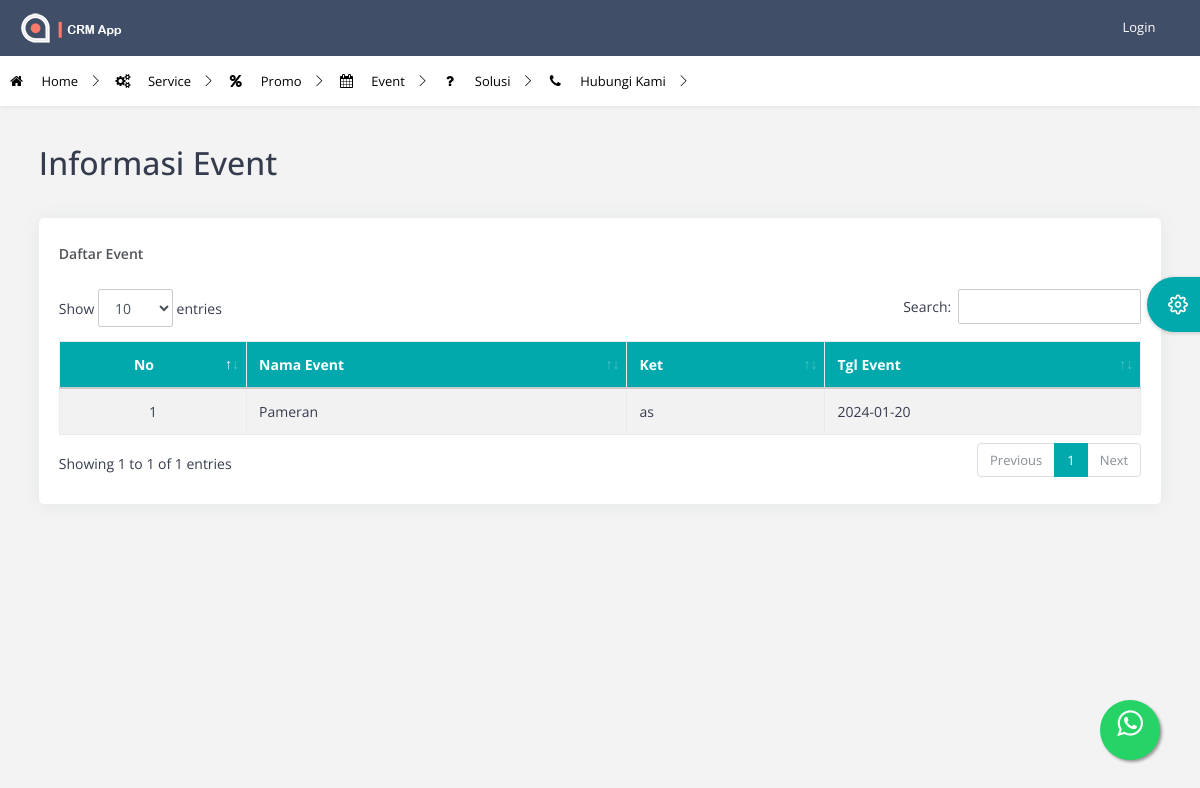
The app's page /index.php/site/event with its own data.
### tables this page shows
CREATE TABLE `event` (
  `id_event` varchar(100) NOT NULL,
  `nama_event` varchar(100) NOT NULL,
  `ket` varchar(100) NOT NULL,
  `tgl_event` date NOT NULL,
  `tgl_input` datetime NOT NULL DEFAULT current_timestamp()
);

### application/libraries/Template.php (called while the page is built)
<?php if ( ! defined('BASEPATH')) exit('No direct script access allowed');
class Template {
		var $template_data = array();
		function set($name, $value)
		{
			$this->template_data[$name] = $value;
		}
		function load($template = '', $view = '' , $view_data = array(), $return = FALSE)
		{
			$this->CI =& get_instance();
			$this->set('contents', $this->CI->load->view($view, $view_data, TRUE));
			return $this->CI->load->view($template, $this->template_data, $return);
		}
}

### application/controllers/Site.php (called while the page is built, shortened)
<?php
class Site extends CI_Controller
{
function event()
{
  $data = array(
        'judul' => 'Daftar Event',
          'dt_event'=> $this->m_umum->get_data('event'),
    );
  $this->template->load('site/template', 'site/event', $data);
}
}
?>

### index.php (called while the page is built, shortened)
<?php
require_once BASEPATH.'core/CodeIgniter.php';

### application/models/M_umum.php (called while the page is built, shortened)
<?php
class M_umum extends CI_Model{
 function get_data($tabel)
	{
		$query = $this->db->get($tabel);
		return $query->result();
	}
}
?>

### application/views/site/event.php (the view, shortened to what this page needs)
<div class="page-header">
                                    <div class="row align-items-end">
                                        <div class="col-lg-8">
                                            <div class="page-header-title">
                                                <div class="d-inline">
                                                    <h2>Informasi Event</h2>
                                                </div>
                                            </div>
                                        </div>
                                    </div>
                                </div>
                               <div class="page-body">
                                    <div class="row">
                                        <div class="col-sm-12">
                    <div class="card">
                                                <div class="card-header">
                                                    <h5><?php echo $judul; ?></h5>
                                                </div>
                                                <div class="card-block">
                                                    <div class="dt-responsive table-responsive">
                                                        <table id="simpletable" class="table table-striped table-bordered nowrap">
                                                            <thead class="bg-primary text-white">
                <tr>
                  <th><div align="center">No</div></th>
                  <th><div align="left">Nama Event</div></th>
                  <th><div align="left">Ket</div></th>
                  <th><div align="left">Tgl Event</div></th>
                </tr>
              </thead>
              <tbody>
                <?php
                $no=1;
                foreach ($dt_event as $d): ?>
                <tr>
                  <td><div align="center">
                    <?= $no++; ?>
                  </div></td>
                  <td>
                    <div align="left">
                      <?= $d->nama_event; ?>
                    </div></td>
                     <td>
                    <div align="left">
                      <?= $d->ket; ?>
                    </div></td>
                    <td>
                    <div align="left">
                      <?= $d->tgl_event; ?>
                    </div></td>
                </tr>
                <?php endforeach; ?>
                                                            </tbody>
                                                        </table>
                                                    </div>
                                                </div>
                                            </div>
                                            </div>

### records on screen
event: nama_event "Pameran", ket "as", tgl_event "2024-01-20"

### other values on screen
$judul "Daftar Event"
